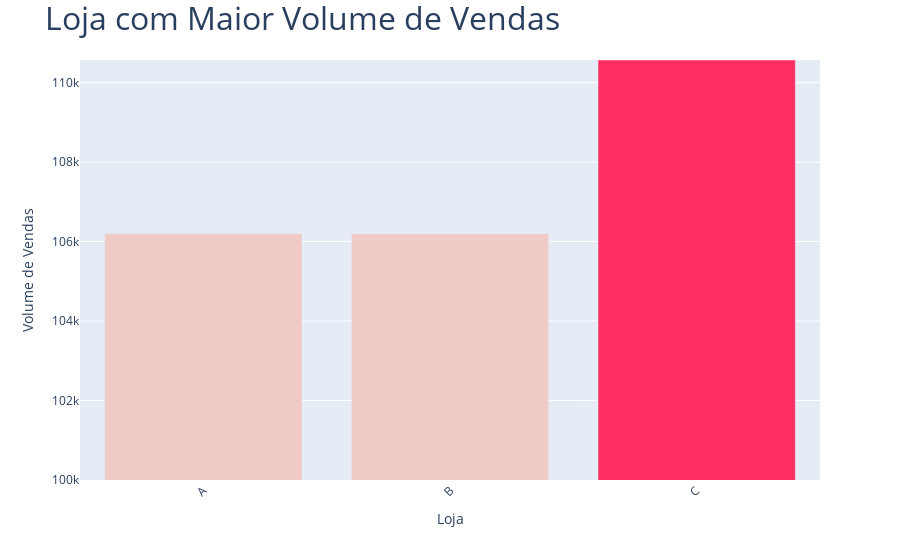

Notebook source saved alongside this figure:
### Code cell
# 6 - Loja com o maior volume de vendas
sales_per_branch = df.groupby("branch")["total"].sum().reset_index()
top_sales_branch = sales_per_branch.loc[sales_per_branch["total"].idxmax(), "branch"]
sales_per_branch["is_top"] = sales_per_branch["branch"] == top_sales_branch

# Grafico
color_deemphasized = [
    "#F0CBC5",
    "#FF2E63",  # Cor Forte v3 - crimson_v3
]

# Criando um gráfico de barras com Plotly
fig = px.bar(
    sales_per_branch,
    x="branch",
    y="total",
    color="is_top",
    labels={"branch": "Loja", "total": "Volume de Vendas"},
    color_discrete_map={False: color_deemphasized[0], True: color_deemphasized[1]},
)

# Personalizando o layout do gráfico
fig.update_layout(
    xaxis_title="Loja",
    yaxis_title="Volume de Vendas",
    title="Loja com Maior Volume de Vendas",
    title_font=dict(size=32),
    xaxis_tickangle=-45,
    autosize=False,
    # height=800,
    yaxis=dict(range=[100_000, sales_per_branch["total"].max()]),  # Definindo o limite do eixo y para o range dos valores
    showlegend=False,  # Escondendo a legenda
)

# Exibindo o gráfico
fig.show()

### Figure 1 — Plotly figure (JSON) as saved in the notebook; plotly's stock layout.template omitted (floating-point values rounded to 4 significant figures)
{"data": [{"alignmentgroup": "True", "hovertemplate": "is_top=False<br>Loja=%{x}<br>Volume de Vendas=%{y}<extra></extra>", "legendgroup": "False", "marker": {"color": "#F0CBC5", "pattern": {"shape": ""}}, "name": "False", "offsetgroup": "False", "orientation": "v", "showlegend": true, "textposition": "auto", "type": "bar", "x": ["A", "B"], "xaxis": "x", "y": [106200.0, 106200.0], "yaxis": "y"}, {"alignmentgroup": "True", "hovertemplate": "is_top=True<br>Loja=%{x}<br>Volume de Vendas=%{y}<extra></extra>", "legendgroup": "True", "marker": {"color": "#FF2E63", "pattern": {"shape": ""}}, "name": "True", "offsetgroup": "True", "orientation": "v", "showlegend": true, "textposition": "auto", "type": "bar", "x": ["C"], "xaxis": "x", "y": [110600.0], "yaxis": "y"}], "layout": {"autosize": false, "barmode": "relative", "legend": {"title": {"text": "is_top"}, "tracegroupgap": 0}, "margin": {"t": 60}, "showlegend": false, "title": {"font": {"size": 32}, "text": "Loja com Maior Volume de Vendas"}, "xaxis": {"anchor": "y", "domain": [0, 1], "tickangle": -45, "title": {"text": "Loja"}}, "yaxis": {"anchor": "x", "domain": [0, 1], "range": [100000, 110600.0], "title": {"text": "Volume de Vendas"}}}}
